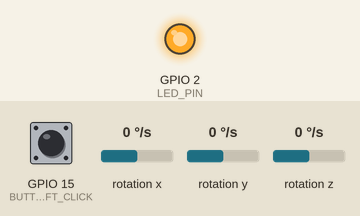
This sketch was run on a simulated ESP32. On the bench: output pins drawn as LEDs (lit = HIGH). Wiring (inferred from the names in the program): MPU-6050 motion sensor at I2C address 0x68. The test bench sets the inputs (shaded band); at power-on: GPIO 15 (BUTTON_LEFT_CLICK) HIGH, rotation x 0 °/s, rotation y 0 °/s, rotation z 0 °/s. USB keyboard and mouse output is not drawn; what the sketch prints to the serial monitor is not drawn.

Above: at 0.6 s.
At 2.0 s:
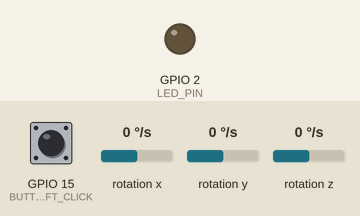
Timing chart, 0 to 3.5 s (numbered marks = the images above):
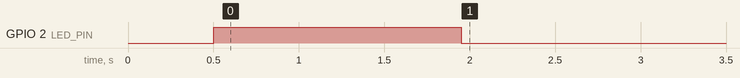

The sketch:

Air_Mouse.ino
```cpp
#include <Wire.h>
#include <BleMouse.h>

// ==========================================
// 🖱️ ADITYA's ESP32 AIR MOUSE (v2.0 - Anti-Drift)
// Hardware: ESP32 DevKit V1 (30-pin) + MPU-6050 + 1 Button
// ==========================================

// --- Pin Definitions ---
#define BUTTON_LEFT_CLICK 15  // GPIO 15 (D15) -> Button -> GND
#define LED_PIN 2             // Built-in Blue LED on ESP32 DevKit V1
#define MPU_ADDR 0x68         // Default I2C address of MPU-6050

// --- Anti-Drift & Smoothness Tuning ---
const int DEADZONE = 180;        // Soft deadzone (DLPF removes resting noise)
const float SENSITIVITY = 140.0; // Cursor speed (Lower = faster, Higher = slower)
const float SMOOTHING = 0.40;    // Exponential smoothing factor (0.1 = heavy filter, 1.0 = raw)

// --- Bluetooth Mouse Name ---
BleMouse bleMouse("Aditya Air Mouse", "Espressif", 100);

// --- Gyro Offsets ---
long gyroX_offset = 0;
long gyroY_offset = 0;
long gyroZ_offset = 0;

// Helper function to read raw 6-byte gyroscope registers from MPU-6050
void readRawGyro(int16_t &gx, int16_t &gy, int16_t &gz) {
  Wire.beginTransmission(MPU_ADDR);
  Wire.write(0x43); // Starting register for GYRO_XOUT_H
  Wire.endTransmission(false);
  Wire.requestFrom((uint8_t)MPU_ADDR, (size_t)6, true);

  if (Wire.available() >= 6) {
    gx = (Wire.read() << 8) | Wire.read();
    gy = (Wire.read() << 8) | Wire.read();
    gz = (Wire.read() << 8) | Wire.read();
  }
}

// Calibration Routine: Calculates zero-point offsets while resting flat
void calibrateGyro() {
  digitalWrite(LED_PIN, HIGH); // Turn ON LED to indicate calibration in progress
  Serial.println("\n⏳ CALIBRATING... KEEP THE SENSOR FLAT & STILL ON YOUR DESK!");

  long sumX = 0, sumY = 0, sumZ = 0;
  const int SAMPLES = 300;

  for (int i = 0; i < SAMPLES; i++) {
    int16_t gx, gy, gz;
    readRawGyro(gx, gy, gz);
    sumX += gx;
    sumY += gy;
    sumZ += gz;
    delay(4);
  }

  gyroX_offset = sumX / SAMPLES;
  gyroY_offset = sumY / SAMPLES;
  gyroZ_offset = sumZ / SAMPLES;

  digitalWrite(LED_PIN, LOW); // Turn OFF LED when done
  Serial.println("🎯 CALIBRATION COMPLETE! Drift zeroed out.");
}

void setup() {
  Serial.begin(115200);
  delay(500);

  // 1. Configure Pins
  pinMode(BUTTON_LEFT_CLICK, INPUT_PULLUP);
  pinMode(LED_PIN, OUTPUT);
  digitalWrite(LED_PIN, LOW);

  // 2. Initialize I2C Communication on ESP32 default pins (SDA=21, SCL=22)
  Wire.begin(21, 22);
  Wire.setClock(400000); // 400kHz Fast I2C mode for reduced latency

  // 3. Wake up MPU-6050
  Wire.beginTransmission(MPU_ADDR);
  Wire.write(0x6B); // Power Management Register 1
  Wire.write(0x00); // Wake up
  byte error = Wire.endTransmission();

  if (error != 0) {
    Serial.println("❌ ERROR: Could not connect to MPU-6050! Check wiring.");
    while (1) {
      digitalWrite(LED_PIN, HIGH);
      delay(200);
      digitalWrite(LED_PIN, LOW);
      delay(200);
    }
  }

  // Configure Digital Low Pass Filter (DLPF) to 98Hz for hardware noise smoothing
  Wire.beginTransmission(MPU_ADDR);
  Wire.write(0x1A); // CONFIG register
  Wire.write(0x02); // DLPF_CFG = 2 (98Hz bandwidth, eliminates gyro jitter)
  Wire.endTransmission();

  // 4. Initial Calibration on startup
  calibrateGyro();

  // 5. Start Bluetooth Mouse Service
  bleMouse.begin();
  Serial.println("✨ Ready! Connect Bluetooth to 'Aditya Air Mouse'.");
}

void loop() {
  // Check if Bluetooth is connected
  if (bleMouse.isConnected()) {
    int16_t rawGX, rawGY, rawGZ;
    readRawGyro(rawGX, rawGY, rawGZ);

    // Apply calibration offsets
    long gx = rawGX - gyroX_offset;
    long gy = rawGY - gyroY_offset;
    long gz = rawGZ - gyroZ_offset;

    // Movement calculation with soft deadzone (smooth transition, no sudden jump)
    float effGZ = 0.0f;
    if (abs(gz) > DEADZONE) {
      effGZ = (gz > 0) ? (gz - DEADZONE) : (gz + DEADZONE);
    }

    float effGX = 0.0f;
    if (abs(gx) > DEADZONE) {
      effGX = (gx > 0) ? (gx - DEADZONE) : (gx + DEADZONE);
    }

    // Direction mapping:
    // Horizontal (Yaw): -effGZ
    // Vertical (Pitch):  effGX (Inverted from previous -effGX so Up/Down is natural)
    float targetX = -effGZ / SENSITIVITY;
    float targetY =  effGX / SENSITIVITY;

    // Exponential Moving Average filter for silky-smooth motion without lag
    static float smoothX = 0.0f;
    static float smoothY = 0.0f;
    smoothX += SMOOTHING * (targetX - smoothX);
    smoothY += SMOOTHING * (targetY - smoothY);

    // Sub-pixel accumulator preserves fractional pixels so slow movement glides like butter
    static float accumX = 0.0f;
    static float accumY = 0.0f;
    accumX += smoothX;
    accumY += smoothY;

    int moveX = (int)accumX;
    int moveY = (int)accumY;

    accumX -= moveX;
    accumY -= moveY;

    // Move cursor if beyond deadzone
    if (moveX != 0 || moveY != 0) {
      bleMouse.move(moveX, moveY);
    }

    // --- Button & On-the-fly Recalibration Logic ---
    // Short press (< 1.5s) = Left Click
    // Long hold (> 2.0s) = Auto Re-calibrate!
    static unsigned long buttonPressStart = 0;
    static bool buttonWasPressed = false;
    static bool longPressHandled = false;

    if (digitalRead(BUTTON_LEFT_CLICK) == LOW) {
      if (!buttonWasPressed) {
        buttonPressStart = millis();
        buttonWasPressed = true;
        longPressHandled = false;
        bleMouse.press(MOUSE_LEFT); // Immediate click feedback
      } else {
        // If user holds button for 2 seconds while resting flat -> RECALIBRATE!
        if (!longPressHandled && (millis() - buttonPressStart > 2000)) {
          bleMouse.release(MOUSE_LEFT);
          longPressHandled = true;
          calibrateGyro(); // Instant zero-point reset
        }
      }
    } else {
      if (buttonWasPressed) {
        if (!longPressHandled) {
          bleMouse.release(MOUSE_LEFT);
        }
        buttonWasPressed = false;
      }
    }

    delay(5); // ~180-200Hz high-refresh polling rate for butter-smooth movement
  } else {
    delay(100);
  }
}
```
